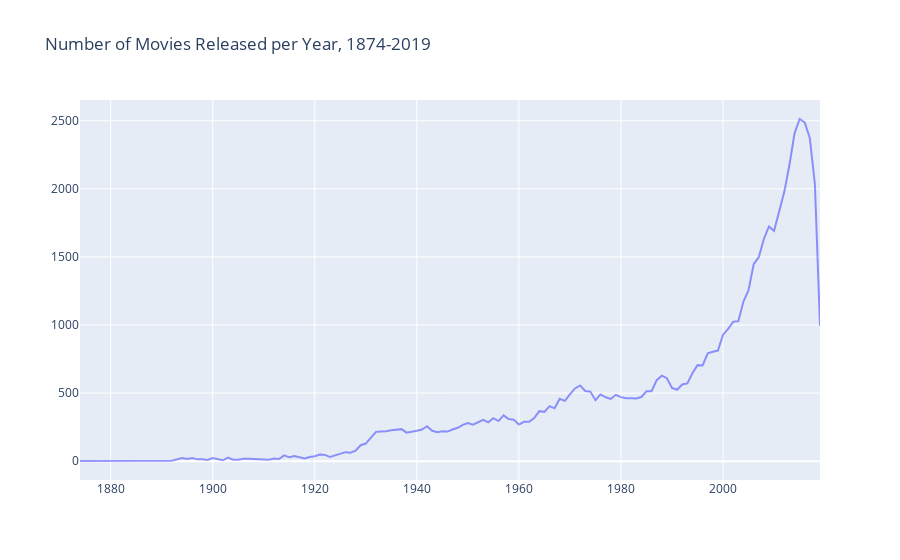

This figure's notebook cell:
### Code cell
trace1 = go.Scatter(x=year_df.year,
                    y=year_df.num_of_titles,
                    name = 'Number of Movies Released per Year, 1874-2019',
                    line = dict(color = 'blue'),
                    opacity = 0.4)

layout = dict(title='Number of Movies Released per Year, 1874-2019',)

fig = dict(data=[trace1], layout=layout)
iplot(fig)

### Figure 1 — Plotly figure (JSON) as saved in the notebook; plotly's stock layout.template omitted (floating-point values rounded to 4 significant figures; data arrays with more than 128 entries replaced by an {"elided": "..."} marker saying what was removed)
{"data": [{"line": {"color": "blue"}, "name": "Number of Movies Released per Year, 1874-2019", "opacity": 0.4, "type": "scatter", "x": {"elided": "135 str values"}, "y": {"elided": "135 int values"}}], "layout": {"title": {"text": "Number of Movies Released per Year, 1874-2019"}}}
